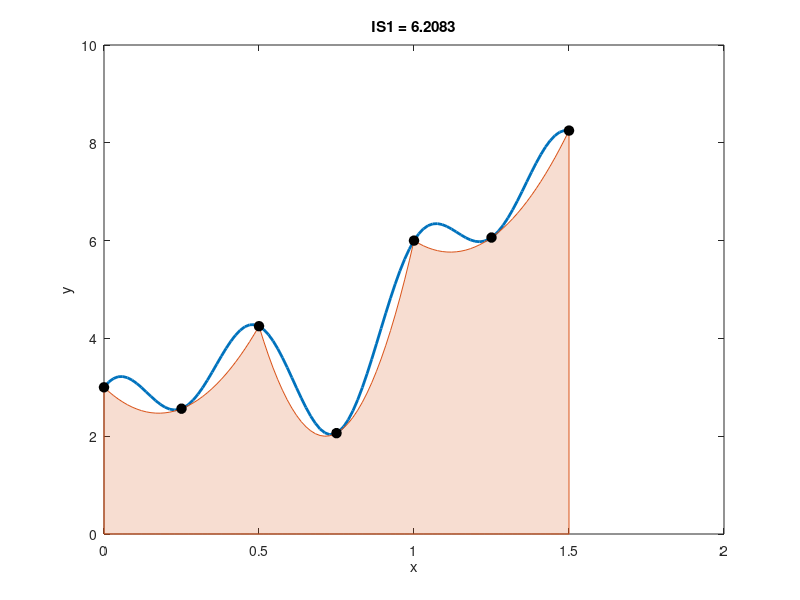

This chart was generated by the following MATLAB code:
% Example Simpson's 1/3 Rule
clearvars
close all


f = @(x) 2 + 2.*x + x.^2 + sin(2*pi()*x) + cos(2*pi()*x./0.5);
a = 0;
b = 1.5;

n = 3;
h = (b-a)/(2*n);  %2h = (b-a)/n

x1 = [a:h:b];

% Exact Integral
I = integral(f,a,b);
xplot = linspace(a,b);
yactual = f(xplot);

% Numerical Integral
IS1=0;
for i=1:n
    IS1 = IS1+(f(a+(2*i-2)*h) + 4*f(a+(2*i-1)*h) + f(a+(2*i)*h))*h/3;
end
eS1 = I - IS1;

% % For plotting
coeffs = zeros(n,3);
for i = 1:n
    coeffs(i,:) = polyfit(x1(2*(i-1)+1:2*(i-1)+3),f(x1(2*(i-1)+1:2*(i-1)+3)),2);
end

for i=1:length(xplot)
    for j = 1:n
        if xplot(i)<=x1(2*(j-1)+3)             
            y1(i)=polyval(coeffs(j,:),xplot(i));
            break
        end
    end
end




% Plotting
figure
plot(xplot,yactual,'LineWidth',2)
hold on
area(xplot,y1,'EdgeColor',[0.8500, 0.3250, 0.0980],'FaceAlpha',0.2)
plot(x1,f(x1),'ok','MarkerSize',7,'MarkerFaceColor','k')
xlabel('x')
ylabel('y')
title(['IS1 = ',num2str(IS1)])
hold off
